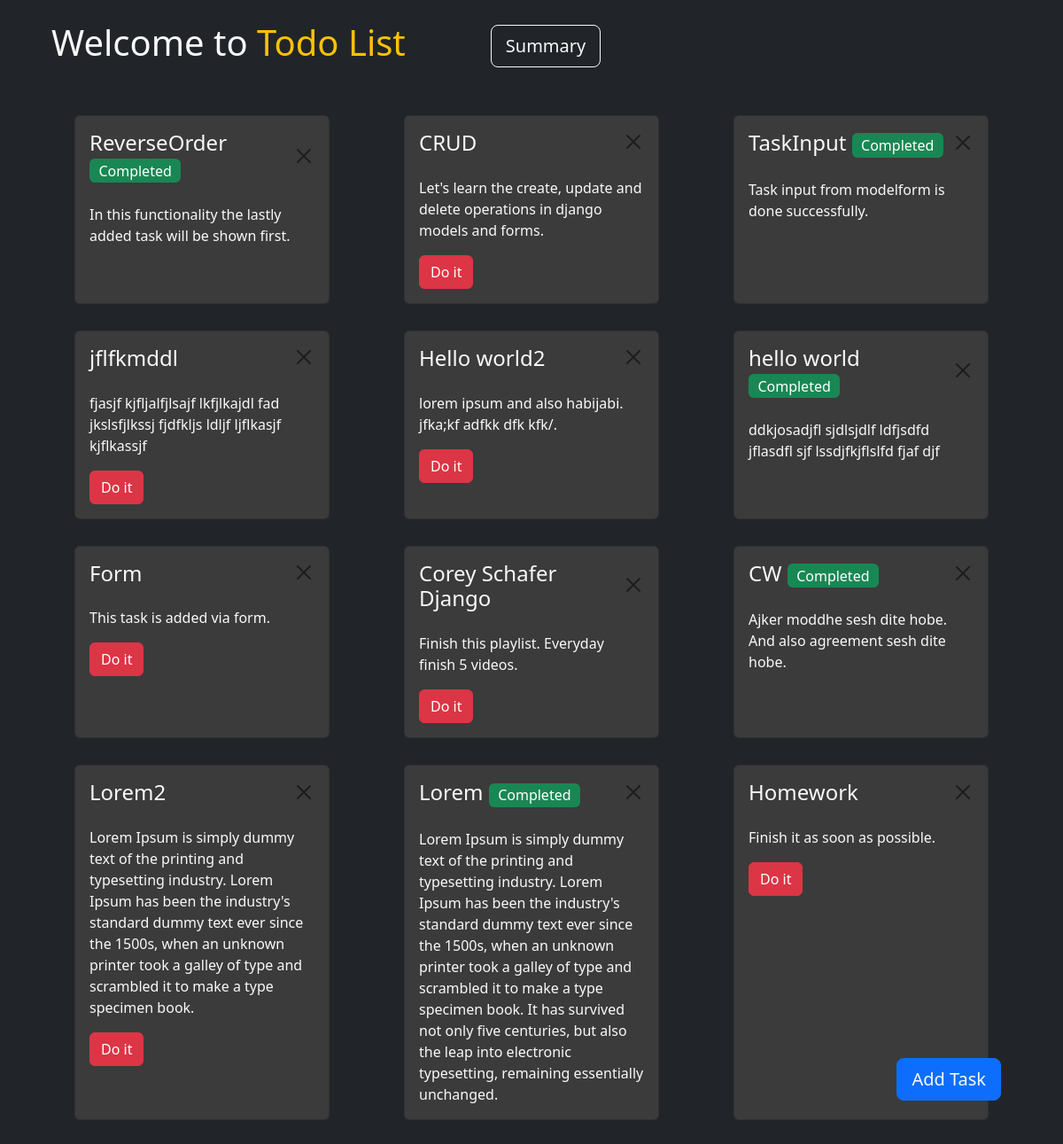
The app's page /, older data.
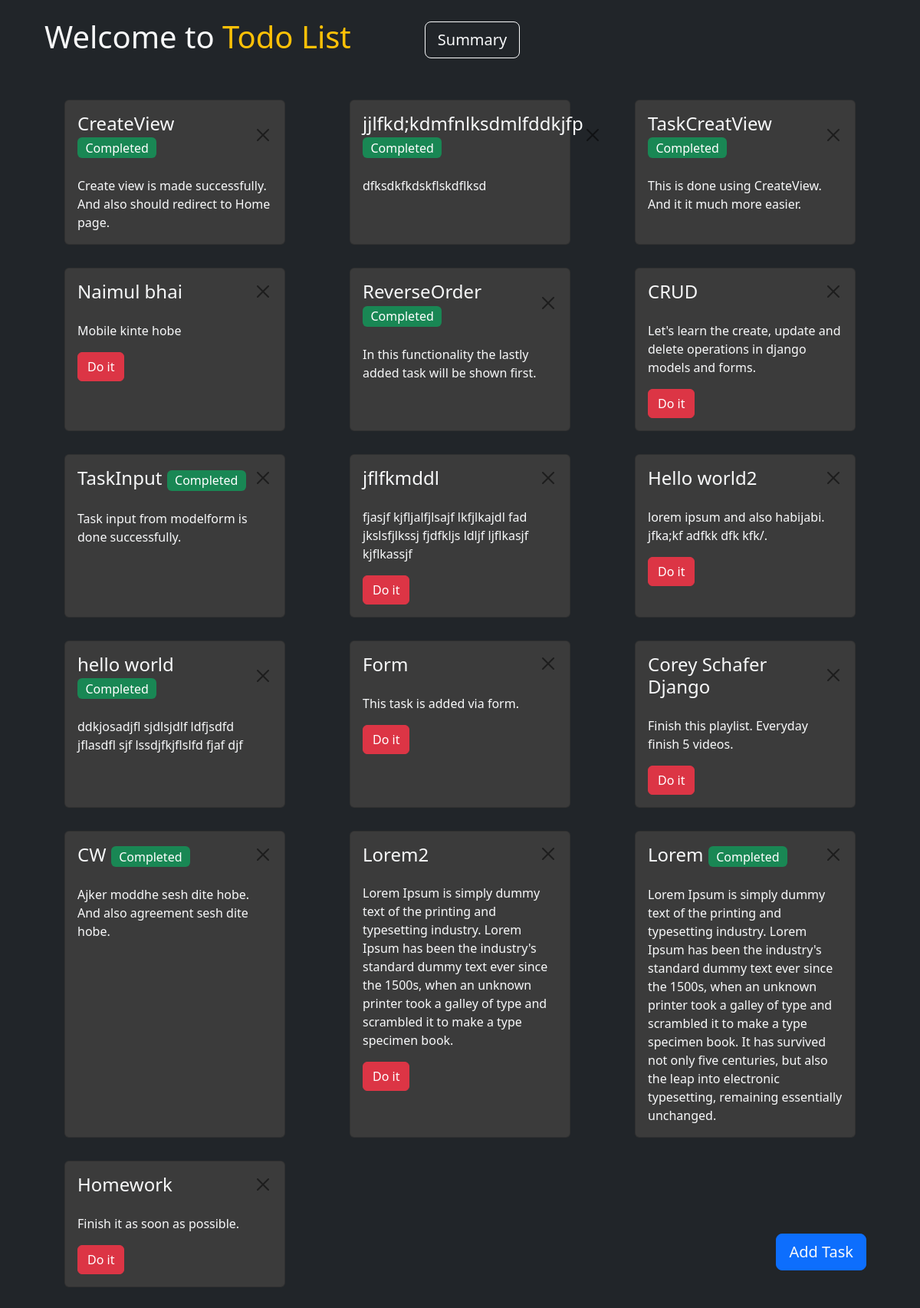
The same page, newer data.
### tasks/models.py (models this page shows, shortened)
class Task(models.Model):
    title = models.CharField(max_length=200)
    description = models.TextField()
    complete = models.BooleanField(default=False)

### tasks/views.py (the view)
# urls.py: path('', TaskListView.as_view(), name="task-home"),
class TaskListView(ListView):
    model = Task
    template_name = 'tasks/home.html'
    context_object_name = 'tasks'
    ordering = ['-pk']

### tasks/templates/tasks/home.html (shortened to what this page needs)
{% extends "tasks/base.html" %}
{% block content %}
    <nav class="container container-fluid bg-dark fixed-top py-3 pt-4">
        <div class="d-flex justify-items-between align-items-center">
            <p class="h1 text-center ms-3 me-5">
                Welcome to
                <span class='text-warning'> Todo List</span>
            </p>
            <a class="mx-5 btn btn-lg btn-outline-light" href="summary/">Summary</a>
        </div>
    </nav>
    <section class="container">
        <div class="grid-container">
            {% for task in tasks %}
                {% if not task.complete %}
                    <div class="d-flex justify-content-center">
                        <div class="card card-custom text-light" style="width: 18rem; background-color: #3b3b3b">
                            <a href="{% url 'task-update' task.id %}" class="text-decoration-none text-reset">
                                <div class="card-body">
                                    <div class="d-flex flex-row justify-content-between align-items-center">
                                        <h4 class="card-title mb-4">{{ task.title }}</h4>
                                        <div class="pb-4">
                                            <button type="button" class="btn-close" aria-label="Close"></button>
                                        </div>
                                    </div>
                                    <p class="card-text">
                                        {{ task.description }}
                                    </p>
                                    <button method="post" type="submit" value={{ task.id }} class="btn btn-danger">Do it</button>
                                </div>
                            </a>
                        </div>
                    </div>
                {% endif %}
                {% if task.complete %}
                    <div class="d-flex justify-content-center">
                        <div class="card card-custom text-light" style="width: 18rem; background-color: #3b3b3b">
                            <a href="{% url 'task-update' task.id %}" class="text-decoration-none text-reset">
                                <div class="card-body">
                                    <div class="d-flex flex-row justify-content-between align-items-center">
                                        <h4 class="card-title mb-4">{{ task.title }} <span class="badge text-bg-success fs-6 fw-normal">Completed</span></h4>
                                        <div class="pb-4">
                                            <button type="button" class="btn-close" aria-label="Close"></button>
                                        </div>
                                    </div>
                                    <p class="card-text">
                                       {{ task.description }}
                                    </p>
                                </div>
                            </a>
                        </div>
                    </div>
                {% endif %}
            {% endfor %}
        </div>
        <a href="{% url 'task-create' %}" class="btn btn-lg btn-primary text-light" style="position: fixed; bottom: 70px; right: 70px; z-index: 1000;">Add Task</a>
    </section>
{% endblock %}

### tasks/templates/tasks/base.html (shortened to what this page needs)
<!DOCTYPE html>
<html>
<head>
    <link href="https://cdn.jsdelivr.net/npm/bootstrap@5.3.3/dist/css/bootstrap.min.css" rel="stylesheet">
    {% load static %}
    <link rel="stylesheet" href="{% static 'tasks/styles.css' %}">
</head>
<body class="bg-dark text-light">
    {% block content%}{% endblock %}
</body>
</html>

### tasks/static/tasks/styles.css (style rules this page uses)
.grid-container { display: grid; justify-content: space-between; grid-row-gap: 30px; padding-top: 130px; }
@media (min-width: 720px) { .grid-container { grid-template-columns: repeat(2, 1fr); } }
@media (min-width: 1000px) { .grid-container { grid-template-columns: repeat(3, 1fr); } }

Row changes from the older to the newer data that the page shows:
added Task: title "CreateView", complete True (drawn), description "Create view is made successfully. And also should redirect to Home page."
added Task: title "jjlfkd;kdmfnlksdmlfddkjfp", complete True (drawn), description "dfksdkfkdskflskdflksd"
added Task: title "TaskCreatView", complete True (drawn), description "This is done using CreateView. And it it much more easier."
added Task: title "Naimul bhai", complete False (drawn), description "Mobile kinte hobe", {{ task.id }} 14 (drawn)
